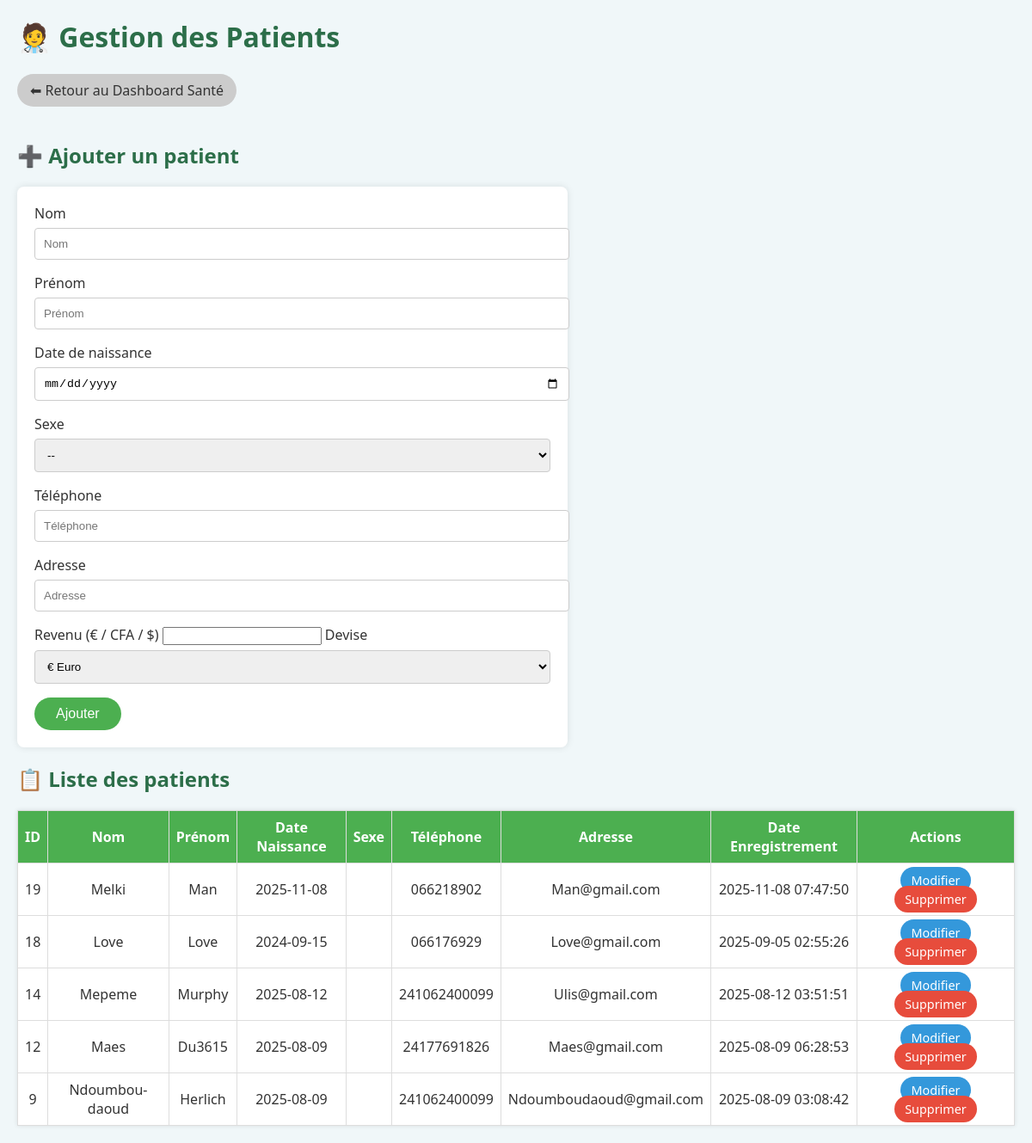
Before: /patients.php with the older database file.
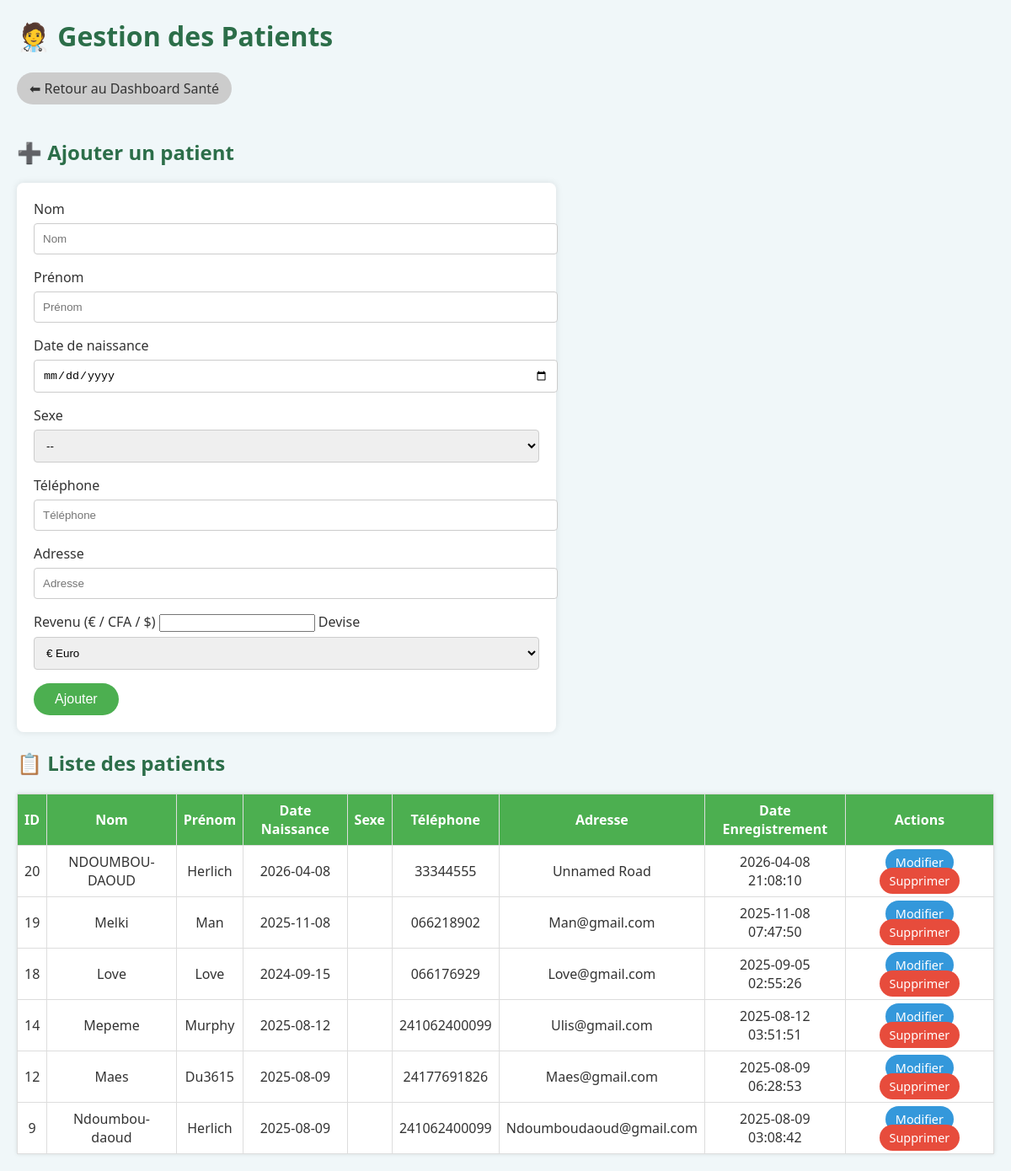
After: the same page with the newer database file.
### tables this page shows
CREATE TABLE `patients` (
  `id` int(11) NOT NULL,
  `nom` varchar(100) NOT NULL,
  `prenom` varchar(100) NOT NULL,
  `date_naissance` date NOT NULL,
  `sexe` enum('M','F','Autre') NOT NULL,
  `telephone` varchar(20) DEFAULT NULL,
  `adresse` varchar(255) DEFAULT NULL,
  `date_enregistrement` datetime DEFAULT current_timestamp()
);

### patients.php (the view, shortened to what this page needs)
<?php
$host     = 'localhost';
$dbname   = 'monitoring';
$username = 'root';
$password = '';
try {
    $pdo = new PDO("mysql:host=$host;dbname=$dbname;charset=utf8mb4", $username, $password);
    $pdo->setAttribute(PDO::ATTR_ERRMODE, PDO::ERRMODE_EXCEPTION);
} catch(PDOException $e) {
    die("Erreur connexion : " . $e->getMessage());
}
$pdo->exec("
CREATE TABLE IF NOT EXISTS patients (
    id INT AUTO_INCREMENT PRIMARY KEY,
    nom VARCHAR(100) NOT NULL,
    prenom VARCHAR(100) NOT NULL,
    date_naissance DATE,
    sexe VARCHAR(10),
    telephone VARCHAR(20),
    adresse VARCHAR(255),
    date_enregistrement DATETIME DEFAULT CURRENT_TIMESTAMP
)
");
$editPatient = null;
$patients = $pdo->query("SELECT * FROM patients ORDER BY date_enregistrement DESC")->fetchAll();
?>
<!DOCTYPE html>
<html lang="fr">
<head>
</head>
<body>
<header>
    <h1>🧑‍⚕️ Gestion des Patients</h1>
</header>
<div class="return-btn">
    <a href="dashboard_health.php">⬅ Retour au Dashboard Santé</a>
</div>
<?php if ($editPatient): ?>
    <h2>✏️ Modifier Patient ID #<?= htmlspecialchars($editPatient['id']) ?></h2>
    <form method="post">
        <input type="hidden" name="id" value="<?= htmlspecialchars($editPatient['id']) ?>">
        <label>Nom</label>
        <input type="text" name="nom" value="<?= htmlspecialchars($editPatient['nom']) ?>" required>
        <label>Prénom</label>
        <input type="text" name="prenom" value="<?= htmlspecialchars($editPatient['prenom']) ?>" required>
        <label>Date de naissance</label>
        <input type="date" name="date_naissance" value="<?= htmlspecialchars($editPatient['date_naissance']) ?>">
        <label>Sexe</label>
        <select name="sexe">
            <option value="" <?= $editPatient['sexe']==='' ? 'selected' : '' ?>>--</option>
            <option value="Homme" <?= $editPatient['sexe']==='Homme' ? 'selected' : '' ?>>Homme</option>
            <option value="Femme" <?= $editPatient['sexe']==='Femme' ? 'selected' : '' ?>>Femme</option>
        </select>
        <label>Téléphone</label>
        <input type="text" name="telephone" value="<?= htmlspecialchars($editPatient['telephone']) ?>">
        <label>Adresse</label>
        <input type="text" name="adresse" value="<?= htmlspecialchars($editPatient['adresse']) ?>">
        <button type="submit" name="modifier">Modifier</button>
        <a href="patients.php" style="margin-left: 10px;">Annuler</a>
    </form>
<?php else: ?>
 <h2>➕ Ajouter un patient</h2>
<form method="post">
    <label>Nom</label>
    <input type="text" name="nom" placeholder="Nom" required>
    <label>Prénom</label>
    <input type="text" name="prenom" placeholder="Prénom" required>
    <label>Date de naissance</label>
    <input type="date" name="date_naissance">
    <label>Sexe</label>
    <select name="sexe">
        <option value="">--</option>
    </select>
    <label>Téléphone</label>
    <input type="text" name="telephone" placeholder="Téléphone">
    <label>Adresse</label>
    <input type="text" name="adresse" placeholder="Adresse">
    <label for="revenu">Revenu (€ / CFA / $)</label>
    <input type="number" step="0.01" name="revenu" id="revenu" required>
    <label for="devise">Devise</label>
    <select name="devise" id="devise" required>
        <option value="€">€ Euro</option>
    </select>
    <button type="submit" name="ajouter">Ajouter</button>
</form>
<?php endif; ?>
<h2>📋 Liste des patients</h2>
<table>
    <thead>
        <tr>
            <th>ID</th>
            <th>Nom</th>
            <th>Prénom</th>
            <th>Date Naissance</th>
            <th>Sexe</th>
            <th>Téléphone</th>
            <th>Adresse</th>
            <th>Date Enregistrement</th>
            <th>Actions</th>
        </tr>
    </thead>
    <tbody>
        <?php foreach ($patients as $p): ?>
        <tr>
            <td><?= htmlspecialchars($p['id']) ?></td>
            <td><?= htmlspecialchars($p['nom']) ?></td>
            <td><?= htmlspecialchars($p['prenom']) ?></td>
            <td><?= htmlspecialchars($p['date_naissance']) ?></td>
            <td><?= htmlspecialchars($p['sexe']) ?></td>
            <td><?= htmlspecialchars($p['telephone']) ?></td>
            <td><?= htmlspecialchars($p['adresse']) ?></td>
            <td><?= htmlspecialchars($p['date_enregistrement']) ?></td>
            <td class="actions">
                <a href="?edit=<?= $p['id'] ?>" class="btn-secondary">Modifier</a>
                <a href="?supprimer=<?= $p['id'] ?>" class="btn-danger" onclick="return confirm('Supprimer ce patient ?')">Supprimer</a>
            </td>
        </tr>
        <?php endforeach; ?>
    </tbody>
</table>
</body>
</html>

### patients.php (style rules this page uses)
body { font-family: 'Segoe UI', Tahoma, Geneva, Verdana, sans-serif; background: #f0f7f9; margin: 20px; color: #333; }
h1, h2 { color: #2c6e49; }
table { border-collapse: collapse; width: 100%; margin-top: 20px; background: white; box-shadow: 0 0 5px rgba(0,0,0,0.1); }
th, td { border: 1px solid #ddd; padding: 8px; text-align: center; }
th { background-color: #4caf50; color: white; }
form { background: white; padding: 20px; border-radius: 8px; box-shadow: 0 0 8px rgba(0,0,0,0.1); max-width: 600px; }
input[type=text], input[type=date], select { width: 100%; padding: 10px; margin: 6px 0 16px 0; border: 1px solid #ccc; border-radius: 4px; }
button { background-color: #4caf50; color: white; padding: 10px 25px; border: none; border-radius: 25px; cursor: pointer; font-size: 1rem; }
.btn-danger { background-color: #e74c3c; padding: 6px 12px; border-radius: 20px; color: white; text-decoration: none; }
.btn-secondary { background-color: #3498db; padding: 6px 12px; border-radius: 20px; color: white; text-decoration: none; }
.actions a { margin: 0 4px; font-size: 0.9rem; }
.return-btn a { display: inline-block; margin-bottom: 20px; background: #ccc; padding: 8px 15px; border-radius: 20px; color: #333; text-decoration: none; }

Changed rows visible on the page:
added patients: id "20", nom "NDOUMBOU-DAOUD", prenom "Herlich", date_naissance "2026-04-08", telephone "33344555", adresse "Unnamed Road", date_enregistrement "2026-04-08 21:08:10"
